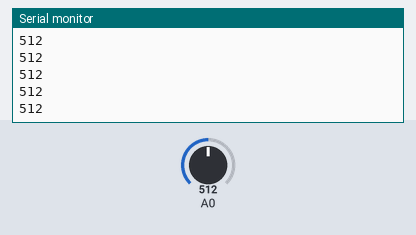
Simulated run of this sketch. Board: Arduino Uno, built with avr-gcc and run on an emulated ATmega328P. Shown: the last lines printed to the serial monitor. Inputs (shaded band) come from the test bench; at power-on: A0 = 512.

Above: at 1.2 s.
1.3 s: A0 set to 716
At 1.31 s:
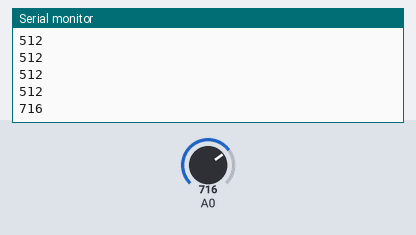
2.8 s: A0 set to 900
At 2.81 s:
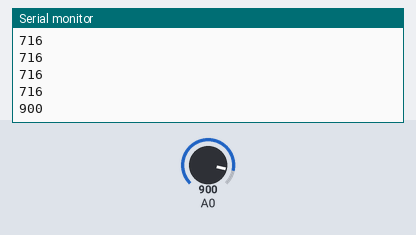
Timing chart, 0 to 5.8 s (numbered marks = the images above; inputs shaded):
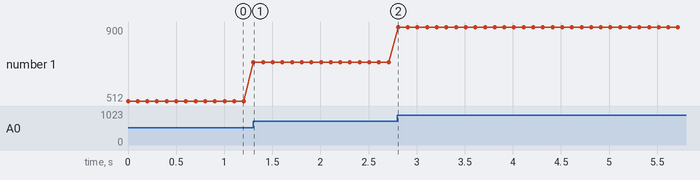

The sketch:

sketch_jun15a.ino
```cpp
void setup() {
  Serial.begin(9600);
}


int inputvalue;
void loop() {
 inputvalue=analogRead(A0);
 Serial.println(inputvalue);


   delay(100);
}
```

Measured:
- after the input at 1.3 s, the serial monitor: prints a new line at once (image 1)
- after the input at 2.8 s, the serial monitor: prints a new line at once (image 2)
- plotted number 1: 512 → 716 after the input at 1.3 s, 716 → 900 after the input at 2.8 s
